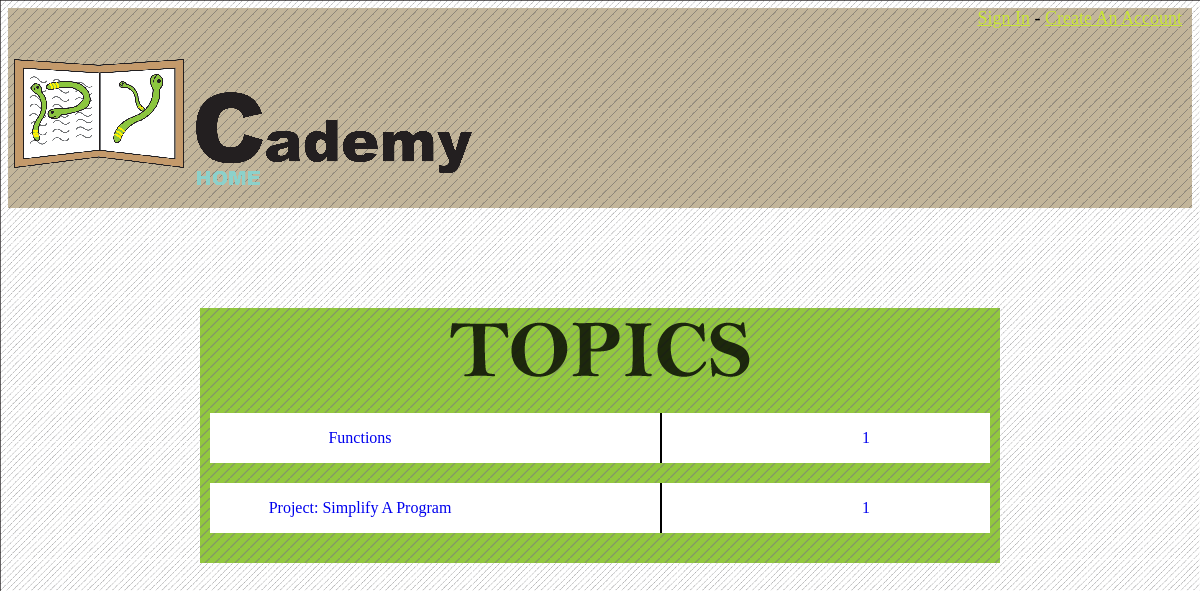
The page /class.php?class=modularprogrammingstructure on the database its author committed.
### tables this page shows
CREATE TABLE `tutorials` (
  `id` varchar(200) NOT NULL COMMENT 'Identifyer',
  `diffculty` int(5) NOT NULL COMMENT 'Diffculty of the topic',
  `order` int(10) NOT NULL COMMENT 'Position in class',
  `class` varchar(500) NOT NULL COMMENT 'Title of the class',
  `topic` varchar(500) NOT NULL COMMENT 'Title of the topic',
  `tutorialtext` varchar(20000) NOT NULL COMMENT 'The tutorial text',
  `toadvance` varchar(10000) NOT NULL COMMENT 'Condiditons that have to be met to move slide',
  `isadvanced` tinyint(1) NOT NULL DEFAULT '0' COMMENT 'Whether a tutorial is advanced or not',
  PRIMARY KEY (`topic`)
);

### php/getclass.php (the view, shortened to what this page needs)
<?php
$classid = $_GET['class'];
$result = mysql_query("SELECT * FROM tutorials WHERE id = '" . $classid . "'");
while( $row = mysql_fetch_array($result) )
{
	echo "<a href='tutorial.php?class=" . $row['id'] . "&topic=" . $row['topic'] . "'>";
	echo "<div id='topic'>";
	echo "<div id='left'>";
	echo "<p>" . $row['topic'] . "</p>";
	echo "</div>";
	echo "<div id='middle'></div>";
	echo "<div id='right'>";
	echo "<p>" . $row['diffculty'] . "</p>";
	echo "</div>";
	echo "</div>";
	echo "</a>";
}
?>

### css/layout.css (style rules this page uses)
html { background-image: url(../images/background.gif); -webkit-background-size: cover; -moz-background-size: cover; background-size: cover; }

### class.php (style rules this page uses)
#class #topics #topic { clear: both; height: 50px; width: 730px; margin-bottom: 20px; background-color: #FFF; padding-left: 50px; margin-right: auto; margin-left: auto; }
#class #topics #topic #left { float: left; height: 50px; width: 200px; text-align: center; vertical-align: middle; margin-right: 200px; }
#class #topics #topic #right { float: left; height: 50px; width: auto; }
#class #topics #topic #middle { float: left; height: 50px; width: 2px; text-align: center; vertical-align: middle; background-color: #000; margin-right: 200px; margin-left: auto; }

### rows shown on the page
tutorials: topic "Functions", diffculty "1"
tutorials: topic "Project: Simplify A Program", diffculty "1"
